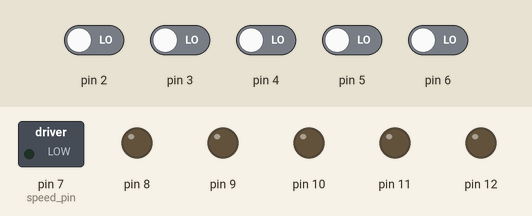
This sketch was run on a simulated Arduino Nano, built with avr-gcc and run on an emulated ATmega328P. Parts: switched loads named in the sketch (green lamp = pin HIGH), output pins drawn as LEDs (lit = HIGH). Inputs (shaded band) come from the test bench; at power-on: pin 2–6 LOW.

Above: at 1.2 s.
1.3 s: pin 2 driven HIGH
At 2.5 s:
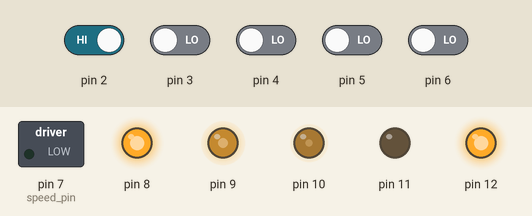
2.8 s: pin 3 driven HIGH
At 3.8 s:
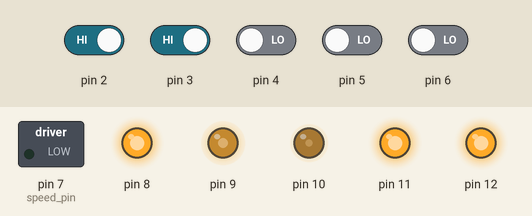
4.3 s: pin 2 driven LOW
At 4.9 s:
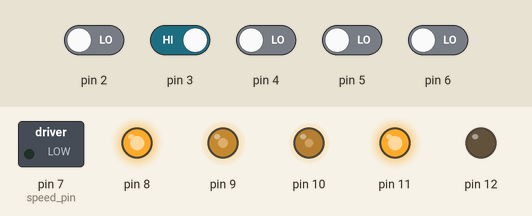
5.8 s: pin 4 driven HIGH
At 6.1 s:
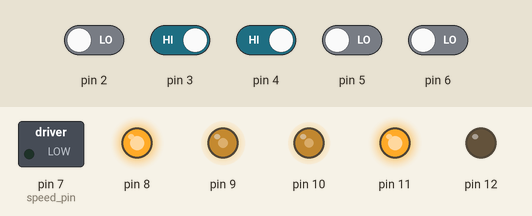
7.3 s: pin 3 driven LOW
At 8.4 s:
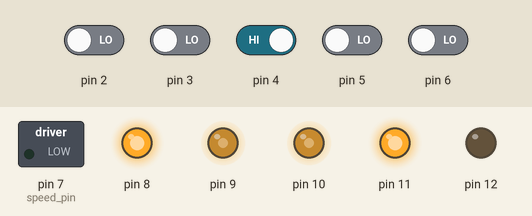
8.8 s: pin 5 driven HIGH
At 9.6 s:
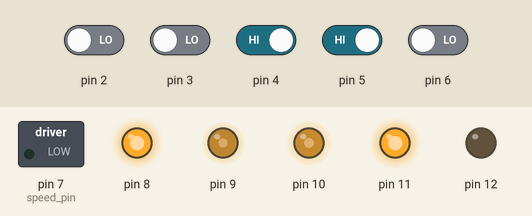
Timing chart, 0 to 11.3 s (numbered marks = the images above; inputs shaded):
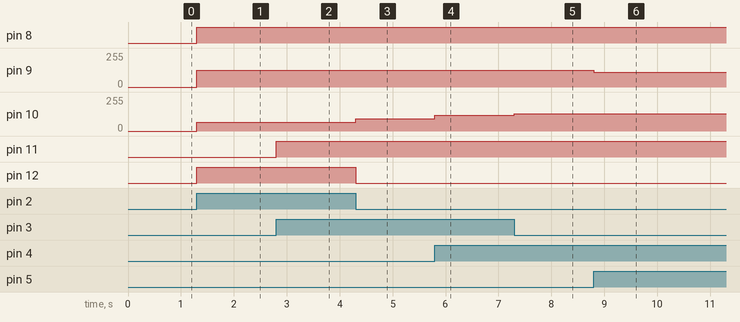

The sketch:

foghete_5ollos_speedcontrol.ino
```cpp
/*
   FOGHETE_2OLLOS
   José Manuel Mariño Mariño
   v0.0

   Programado para ser implementado en un Arduino Nano V3 o equivalente

   //ASIGNACION PINES SENSORES
   LEFT:     6
   MIDLEFT:  5
   CENTER:   4
   MIDRIGHT: 3
   RIGHT:    2
   //ASIGNACION PINES PARA DRIVER TB6612FNG
   AIN1: 7
   AIN2: 8
   APWM: 9
   BIN1: 12
   BIN2: 11
   BPWM: 10

   //ASIGNACION PINES PARA SELECCION VELOCIDAD
   SPD: A7

 */

#include "foghete.h"
foghete Foghete(6, 5, 4, 3, 2, 7, 8, 9, 12, 11, 10);

//El pin donde leeremos la velocidad es el A7.
const int speed_pin = 7;

int set;
int lset;
int rset;

//Aqui guardamos el ajuste de velocidades.
//speed_adjust sera la velocidad a sumar a la rueda derecha.
//speed_adjust > 0 significa que la derecha debe correr un poco mas.
//speed_adjust < 0 significa que la izquierda debe correr un poco mas.
int speed_adjust = 5;


void setup()
{
  Foghete.Init();

  //Leemos la velocidad.
  set = analogRead(speed_pin);
  //El fondo escala depende del ajuste de velocidades porque luego hay que sumarlo para la rueda derecha.
  lset = map( set, 0, 1023, 0, (255-speed_adjust) );
  //Establecemos la velocidad de la otra rueda con el ajuste necesario para
  //compensar la diferencia entre motores.
  rset = lset + speed_adjust;
}


void loop()
{
  //Pasamos como parametro las velocidades de ambos motores, por separado para poder compensar diferencias.
  Foghete.Go(lset, rset);
  //Foghete.Go(110, 120); //Este parece ser el limite de adherencia de las ruedas sobre papel, CON gomas.
  //Foghete.Go(100, 105); //Este parece ser el limite de adherencia de las ruedas sobre papel, sin gomas.
}
```

TB6612FNG.cpp
```cpp
#include <Arduino.h> //Permite utilizar los comandos de Arduino
#include "TB6612FNG.h"

void TB6612FNG::Init()
{
  pinMode(IN1, OUTPUT);
  pinMode(IN2, OUTPUT);
  pinMode(Pwm, OUTPUT);
}

void TB6612FNG::Go(int spd)
{
  analogWrite(Pwm, spd);
  digitalWrite(IN1, LOW);
  digitalWrite(IN2, HIGH);
}

void TB6612FNG::Back(int spd)
{
  analogWrite(Pwm, spd);
  digitalWrite(IN1, HIGH);
  digitalWrite(IN2, LOW);
}

void TB6612FNG::Stop()
{
  digitalWrite(IN1, HIGH);
  digitalWrite(IN2, HIGH);
}
```

TB6612FNG.h
```cpp
class TB6612FNG
{
  private:
    int IN1;
    int IN2;
    int Pwm;

  public:
    TB6612FNG(int in1,int in2,int pwm) : IN1(in1), IN2(in2), Pwm(pwm) {}
    void Init();
    void Go(int spd);
    void Back(int spd);
    void Stop();
};
```

TCRT5000.cpp
```cpp
#include <Arduino.h>
#include "TCRT5000.h"

void D_TCRT5000::Init()
{
  pinMode(Pin, INPUT);
}

int D_TCRT5000::Read()
{
  return digitalRead(Pin);
}
```

TCRT5000.h
```cpp
class D_TCRT5000
{
  private:
    int Pin;

  public:
    D_TCRT5000(int pin) : Pin(pin) {}
      void Init();
      int Read();
};
```

foghete.cpp
```cpp
#include <Arduino.h> //Permite utilizar los comandos de Arduino
#include "foghete.h"

void foghete::Init()
{
  LSensor.Init();
  MLSensor.Init();
  CSensor.Init();
  MRSensor.Init();
  RSensor.Init();
  LMotor.Init();
  RMotor.Init();
}


void foghete::Go(int lspeed, int rspeed)
{
  int sensor;
  sensor = LSensor.Read();
  sensor = (sensor << 1 ) + MLSensor.Read();
  sensor = (sensor << 1 ) + CSensor.Read();
  sensor = (sensor << 1 ) + MRSensor.Read();
  sensor = (sensor << 1 ) + RSensor.Read();

  switch (sensor) {
     case 1: //00001
      //Si detectamos linea en el sensor extremo derecho...
      //... debemos girar MUCHO a la derecha (retrocedemos ligeramente con la rueda derecha).
      LMotor.Go(lspeed);
      RMotor.Back(rspeed/2);
      break;
    case 3: //00011
      //Si detectamos linea entre los dos sensores derechos...
      //... debemos girar a la derecha (pivotamos sobre la rueda derecha).
      LMotor.Go(lspeed);
      RMotor.Stop();
      break;
    case 2: //00010
      //Si detectamos linea en el sensor centro derecho...
      //... debemos girar MUY POCO a la derecha (avanzamos a media velocidad con la rueda derecha).
      LMotor.Go(lspeed);
      RMotor.Go(rspeed * 0.7);
      break;
    case 6: //00110
      //Si detectamos linea en el sensor central y centro derecho...
      //... debemos girar POCO a la derecha (avanzamos a media velocidad con la rueda derecha).
      LMotor.Go(lspeed);
      RMotor.Go(rspeed * 0.9);
      break;
    case 4: //00100
      //Si detectamos linea en el sensor central...
      //... debemos seguir adelante.
      LMotor.Go(lspeed);
      RMotor.Go(rspeed);
      break;
    case 12: //01100
      //Si detectamos linea en el sensor central y centro izquierdo...
      //... debemos girar POCO a la izquierda (avanzamos a media velocidad con la rueda izquierda).
      LMotor.Go(lspeed * 0.9);
      RMotor.Go(rspeed);
      break;
    case 8: //01000
      //Si detectamos linea en el sensor centro izquierdo...
      //... debemos girar MUY POCO a la izquierda (avanzamos a media velocidad con la rueda izquierda).
      LMotor.Go(lspeed * 0.7);
      RMotor.Go(rspeed);
      break;
    case 24: //11000
      //Si detectamos linea entre los dos sensores izquierdos...
      //... debemos girar a la izquierda (pivotamos sobre la rueda izquierda).
      LMotor.Stop();
      RMotor.Go(rspeed);
      break;
    case 16: //10000
      //Si detectamos en el sensor extremo izquierdo...
      //... debemos girar MUCHO a la izquierda (retrocedemos ligeramente con la rueda izquierda).
      LMotor.Back(lspeed/2);
      RMotor.Go(rspeed);
      break;
    default:
      //En principio la intencion era poder detectar cuando habiamos perdido la linea.
      //Sin embargo, para poder hacer eso deberiamos estar seguros que por construccion, siempre habra algun sensor detectando linea
      //y que nunca se nos colara la linea entre dos sensores sin que la detecte ninguno de ellos.
      //Eso en nuestro chasis no es facil, por no contar con los agujeros necesarios.
      //Como no podemos asegurar que nunca se nos colara la linea entre dos sensores sin ser detectada,
      //no podemos programar una accion concreta para cuando supuestamente la hayamos perdido.
      //Asi que con 5 sensores conseguimos una mayor resolucion en las correcciones de la trayectoria, pero seguimos sin poder detectar cuando estamos perdidos.
      //La accion por defecto sigue siendo no hacer nada.
    break;
  }

}
```

foghete.h
```cpp
#include "TB6612FNG.h"
#include "TCRT5000.h"

class foghete
{
private:
        D_TCRT5000 LSensor;
        D_TCRT5000 MLSensor;
        D_TCRT5000 CSensor;
        D_TCRT5000 MRSensor;
        D_TCRT5000 RSensor;
        TB6612FNG LMotor;
        TB6612FNG RMotor;

public:
	foghete(  int ls,
                  int mls,
                  int cs,
                  int mrs,
                  int rs,
                  int ain1,
                  int ain2,
                  int apwm,
                  int bin1,
                  int bin2,
                  int bpwm) : LSensor(ls), MLSensor(mls), CSensor(cs), MRSensor(mrs), RSensor(rs), LMotor(ain1, ain2, apwm), RMotor(bin1, bin2, bpwm) {}

	void Init();
	void Go(int lspeed, int rspeed);
};
```

Measured:
- after the input at 1.3 s, pin 8, pin 12: LOW → HIGH at once; pin 9: 0/255 → 125/255 at once; pin 10: 0/255 → 65/255 at once
- after the input at 2.8 s, pin 11: LOW → HIGH at once
- after the input at 4.3 s, pin 10: 65/255 → 91/255 at once; pin 12: HIGH → LOW at once
- after the input at 5.8 s, pin 10: 91/255 → 117/255 at once
- after the input at 7.3 s, pin 10: 117/255 → 130/255 at once
- after the input at 8.8 s, pin 9: 125/255 → 112/255 at once
